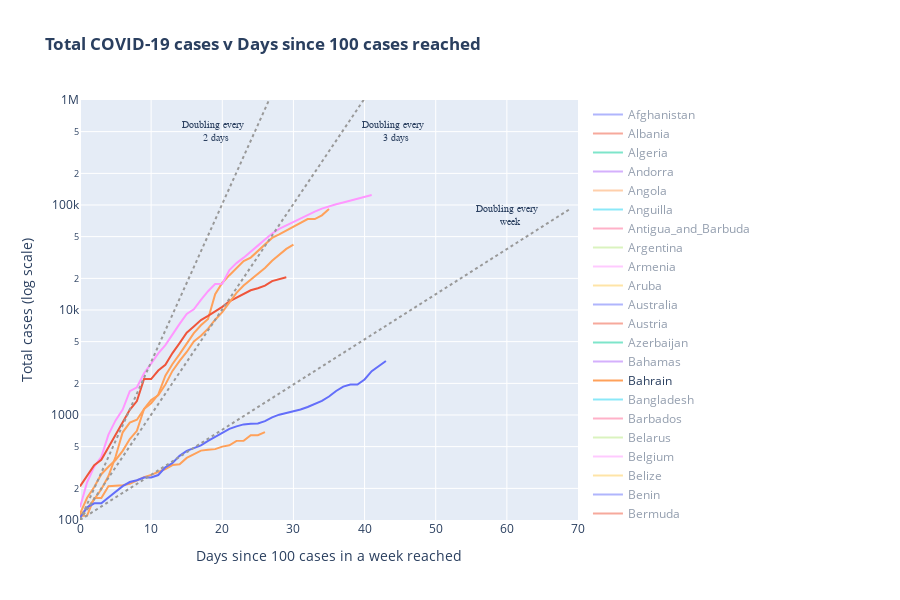

Here is the notebook cell this chart was saved with:
### Markdown cell above
* Add lines to show rate of increase

### Code cell
# choose the countries we want on the plot
countries = data['countriesAndTerritories'].unique()

# choose whether we want to plot total_cases or total_deaths
var = 'total_cases'

# choose how many cumulative deaths/or cases to use as point 0
index_ = 100

# list the countries you want to be on there as a default
default_list = ['Germany','Japan','United_Kingdom','Italy','Switzerland']

dfs = dict()
traces = dict()
plots = []

# add list for collecting annotations

annotations = []

for i in countries:
    try:
        # a condition is added into the loop so that countries not in default_list see the argument visible set to 'legendonly'
        if i in default_list:
            dfs[i] = reindex(make_chart_data(i),var,index_)
            traces[i] = go.Scatter(x=dfs[i].index, 
                                   y=dfs[i][var], 
                                   mode = 'lines', 
                                   name = i)
            plots.append(traces[i])
        else:
            dfs[i] = reindex(make_chart_data(i),var,index_)
            traces[i] = go.Scatter(x=dfs[i].index,
                                   y=dfs[i][var], 
                                   mode = 'lines',
                                   name = i, 
                                   visible = 'legendonly')
            plots.append(traces[i])
            
    except:
        pass


# create traces for the lines you want to plot (as for the other lines)
    
three_days = go.Scatter(x=np.array(range(0,70)),
                        y=index_*(2**(1/3))**np.array(range(0,70)), 
                        mode = 'lines', 
                        line = dict(color='#999999', shape ='hv', dash='dot'),
                        line_shape = 'linear', 
                        name = 'Doubling every three days',
                        hoverinfo='skip')

two_days = go.Scatter(x=np.array(range(0,70)),
                      y=index_*(2**(1/2))**np.array(range(0,70)),
                      mode = 'lines',
                      line = dict(color='#999999', shape ='hv', dash='dot'),
                      line_shape = 'linear', 
                      name = 'Doubling every two days',
                      hoverinfo='skip')

seven_days = go.Scatter(x=np.array(range(0,70)),
                        y=index_*(2**(1/7))**np.array(range(0,70)),
                        mode = 'lines',
                        line = dict(color='#999999',shape ='hv',dash='dot'),
                        line_shape = 'linear', 
                        name = 'Doubling every week',
                        hoverinfo='skip')

# add the lines to the list of traces to plot
plots.append(three_days)
plots.append(two_days)
plots.append(seven_days)

# add annotations to the lines so people can see what they are

annotations.append(dict(xref='paper', 
                        x=0.2, 
                        y=5.7,
                        text='Doubling every <BR> 2 days',
                        font=dict(family='Arial',size=10),
                        showarrow=False))
annotations.append(dict(xref='paper',
                        x=0.7, 
                        y=5.7,
                        text='Doubling every <BR> 3 days',
                        font=dict(family='Arial',size=10),showarrow=False))
annotations.append(dict(xref='paper',
                        x=0.93,
                        y=4.9,
                        text='Doubling every <BR> week',
                        font=dict(family='Arial',size=10),showarrow=False))
    
    
fig = go.Figure(plots)
fig.update_layout(yaxis_type="log",
                  height = 600, 
                  width = 900,
                  title="<b>Total COVID-19 cases v Days since "+str(index_)+" "+ var.split('_')[1]+" reached",
                  annotations = annotations)

fig.layout.xaxis.update(title='Days since '+ str(index_)+' '+ var.split('_')[1] +' in a week reached',
                        range=[0, 70])
fig.layout.yaxis.update(title=(' '.join(var.split('_')).capitalize()+' (log scale)'),
                        range=[np.log10(index_), 6])
fig.show()
